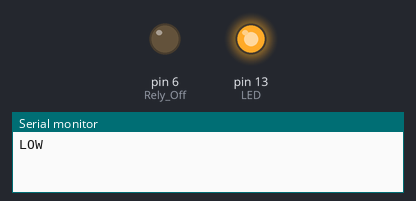
Bench run of a sketch on a simulated Arduino Uno, built with avr-gcc and run on an emulated ATmega328P. Shown: output pins drawn as LEDs (lit = HIGH), the last lines printed to the serial monitor. Pins used as bus, display or sensor lines are not drawn.

Above: at 1.5 s.
At 4.5 s:
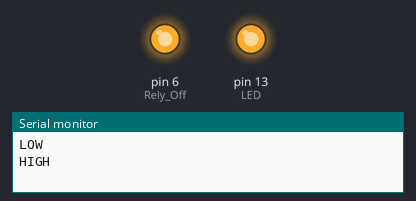
Timing chart, 0 to 7.8 s (numbered marks = the images above):
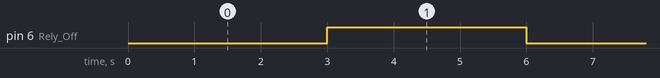

Measured:
- by itself, pin 6 (Rely_Off): alternates HIGH for 3.0 s and LOW for 3.0 s

The sketch:

Test_Rely.ino
```cpp
void setup() {
  Serial.begin(9600);

  pinMode(13, OUTPUT);      //LED
  digitalWrite(13, HIGH);
  pinMode(11, OUTPUT);      //Rely Power
  digitalWrite(11, HIGH);
  pinMode(6, OUTPUT);       //Rely Off.
  digitalWrite(11, LOW);

}

void loop() {
  Serial.println("LOW");
  digitalWrite(6,LOW); // This will Turn ON the relay 1
  delay(3000);
  Serial.println("HIGH");
  digitalWrite(6,HIGH); // This will Turn the Relay Off
  delay(3000);
}
```
